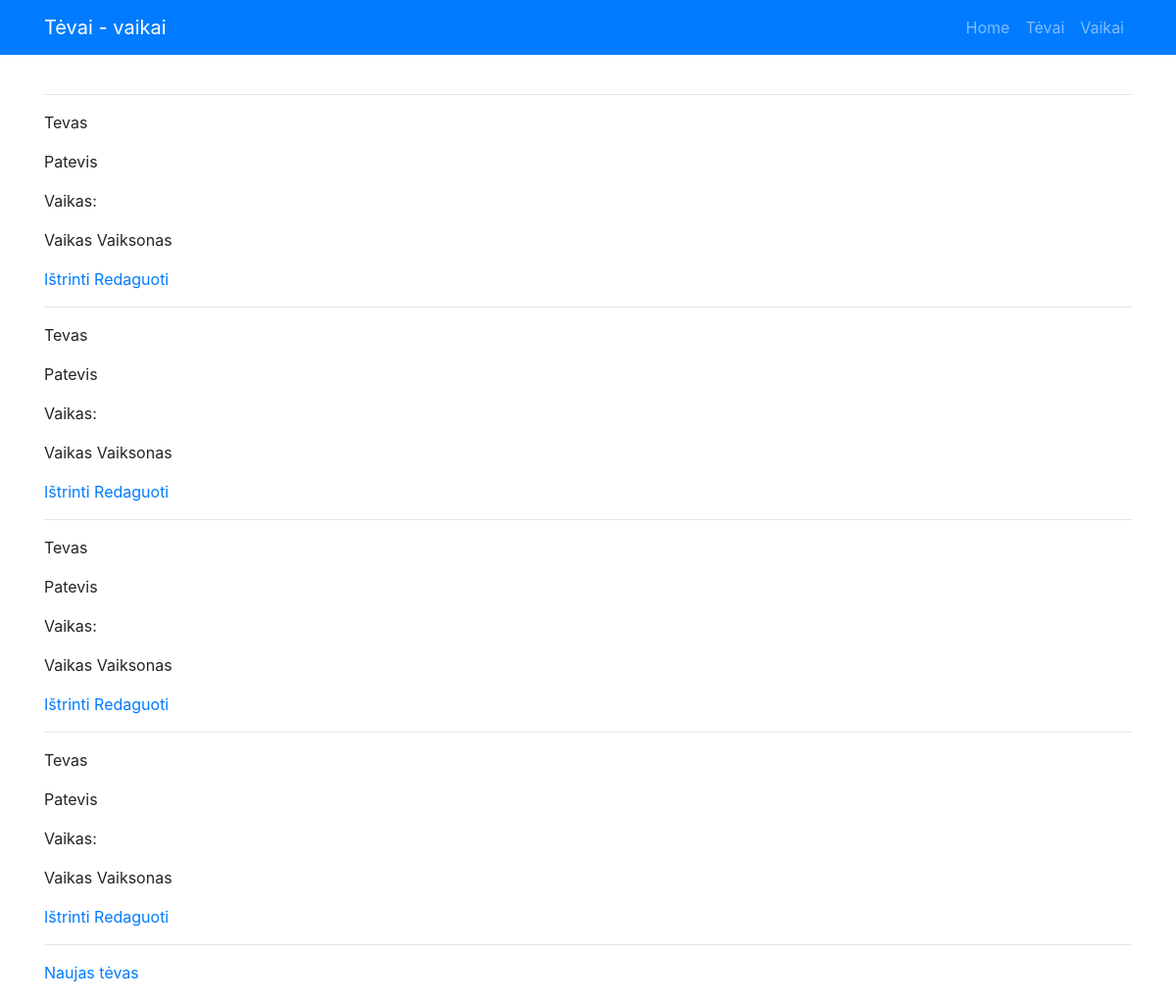
Page /tevai on the committed database.
### app.py (models this page shows, shortened)
class Tevas(db.Model):
    __tablename__ = "tevas"
    id = db.Column(db.Integer, primary_key=True)
    vardas = db.Column("Vardas", db.String)
    pavarde = db.Column("Pavardė", db.String)
    vaikas_id = db.Column(db.Integer, db.ForeignKey("vaikas.id"))
    vaikas = db.relationship("Vaikas", backref="tevai")

class Vaikas(db.Model):
    __tablename__ = "vaikas"
    id = db.Column(db.Integer, primary_key=True)
    vardas = db.Column("Vardas", db.String)
    pavarde = db.Column("Pavardė", db.String)

### app.py (the view)
@app.route("/tevai")
def parents():
    try:
        all_parents = Tevas.query.all()
    except:
        all_parents = []
    return render_template("tevai.html", parents=all_parents)

### templates/tevai.html
{% extends "base.html" %}
{% block content %}
{% if parents %}
{% for tevas in parents %}
<hr>
<p>{{tevas.vardas}}</p>
<p>{{tevas.pavarde}}</p>
{% if tevas.vaikas %}
<p>Vaikas:</p>
<p>{{tevas.vaikas.vardas}} {{tevas.vaikas.pavarde}}</p>
{% endif %}
<a href="{{ url_for('delete', id=tevas['id']) }}">Ištrinti</a>
<a href="{{ url_for('update', id=tevas['id']) }}">Redaguoti</a>
{% endfor %}
{% endif %}
<hr>
<p><a href="{{ url_for('new_parent')}}">Naujas tėvas</a></p>
{% endblock %}

### rows in the picture
Tevas: vardas "Tevas", pavarde "Patevis", vaikas.vardas "Vaikas", vaikas.pavarde "Vaiksonas"
Tevas: vardas "Tevas", pavarde "Patevis", vaikas.vardas "Vaikas", vaikas.pavarde "Vaiksonas"
Tevas: vardas "Tevas", pavarde "Patevis", vaikas.vardas "Vaikas", vaikas.pavarde "Vaiksonas"
Tevas: vardas "Tevas", pavarde "Patevis", vaikas.vardas "Vaikas", vaikas.pavarde "Vaiksonas"
